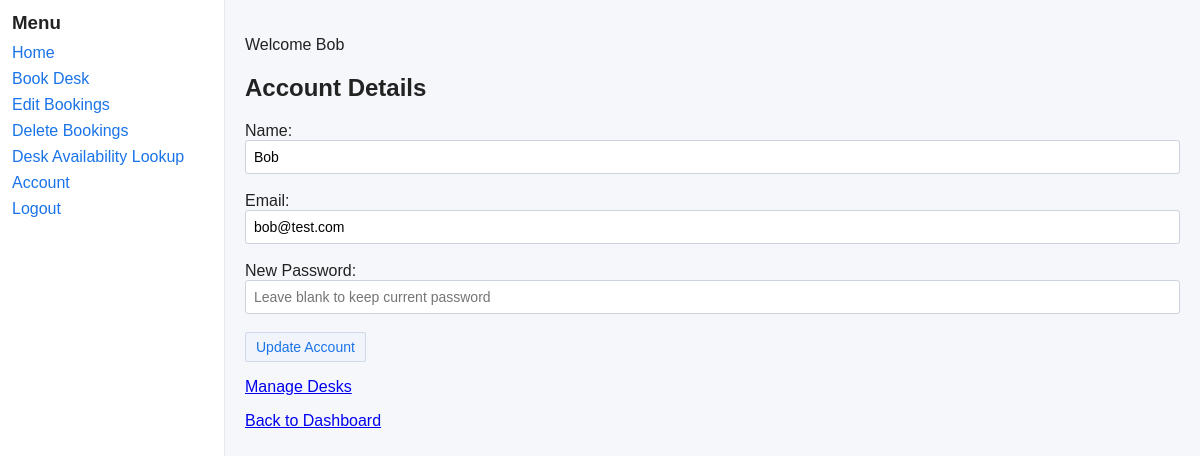
/account (signed in), run on the app's committed database.
### src/DeskBooker/models.py (models this page shows, shortened)
class User(db.Model):
    __tablename__ = 'users'
    id = db.Column(db.Integer, primary_key=True)
    name = db.Column(db.String(100), nullable=False)
    email = db.Column(db.String(120), unique=True, nullable=False)
    password = db.Column(db.String(255), nullable=False)
    role_id = db.Column(db.Integer, db.ForeignKey('roles.id'), nullable=False)
    role = db.relationship('Role')
    bookings = db.relationship('Booking', backref='user', lazy=True)
    __table_args__ = (
        CheckConstraint("instr(email, '@') > 1", name='ck_user_email_at'),
        CheckConstraint('length(name) > 0 AND length(name) <= 100', name='ck_user_name_len'),
        CheckConstraint('length(email) <= 120', name='ck_user_email_len'),
    )

### src/DeskBooker/main.py (the view, shortened to what this page needs)
    @app.route('/account', methods=['GET', 'POST'])
    @login_required
    def account():
        user_id = session['user_id']
        role_id = session['role_id']
        user = UserRepo.get_by_id(user_id)
        return render_template('account.html', user={'id': user.id, 'name': user.name, 'email': user.email}, role_id=role_id)

### src/DeskBooker/repositories.py (called while the page is built)
    @staticmethod
    def get_by_id(user_id: int) -> Optional[User]:
        return User.query.get(user_id)

### src/DeskBooker/templates/account.html (shortened to what this page needs)
{% extends "base.html" %}
{% block content %}
<h2>Account Details</h2>
<form method="POST" action="{{ url_for('account') }}" onsubmit="return validateAccountForm()">
    <label>Name:</label><br>
    <input type="text" name="name" value="{{ user['name'] }}" required minlength="1" maxlength="100" id="account_name"><br><br>
    <label>Email:</label><br>
    <input type="email" name="email" value="{{ user['email'] }}" required minlength="5" maxlength="120" id="account_email"><br><br>
    <label>New Password:</label><br>
    <input type="password" name="password" placeholder="Leave blank to keep current password" minlength="6" maxlength="255" id="account_password"><br><br>
    <button type="submit">Update Account</button>
</form>
{% if session.get('role_id') != 1 %}
<p><a href="{{ url_for('manage_desks') }}">Manage Desks</a></p>
{% endif %}
<a href="{{ url_for('dashboard') }}">Back to Dashboard</a>
{% endblock %}

### src/DeskBooker/templates/base.html (shortened to what this page needs)
<!DOCTYPE html>
<html>
<head>
    <link rel="stylesheet" href="{{ url_for('static', filename='css/styles.css') }}">
</head>
<body>
    <div class="container">
        <div class="sidebar">
            <h3>Menu</h3>
            <ul>
                <li><a href="{{ url_for('dashboard') }}">Home</a></li>
                <li><a href="{{ url_for('book_desk') }}">Book Desk</a></li>
                <li><a href="{{ url_for('edit_bookings') }}">Edit Bookings</a></li>
                <li><a href="{{ url_for('delete_bookings') }}">Delete Bookings</a></li>
                <li><a href="{{ url_for('lookup_bookings') }}">Desk Availability Lookup</a></li>
                <li><a href="{{ url_for('account') }}">Account</a></li>
                <li><a href="{{ url_for('logout') }}">Logout</a></li>
            </ul>
        </div>
        <div class="content">
            {% if session.get('user_name') %}
                <p>Welcome {{ session['user_name'] }}
                </p>
            {% endif %}
            {% block content %}
            {% endblock %}
        </div>
    </div>
</body>
</html>

### src/DeskBooker/static/css/styles.css (style rules this page uses)
body { font-family: Arial, Helvetica, sans-serif; background: #f5f7fa; color: #222; margin: 0; }
.container { display: flex; min-height: 100vh; }
.sidebar { width: 200px; padding: 12px; background: #ffffff; border-right: 1px solid #e6e9ee; }
.sidebar h3 { margin: 0 0 10px 0; }
.sidebar ul { list-style: none; padding: 0; margin: 0; }
.sidebar li { margin: 8px 0; }
.sidebar a { color: #1a73e8; text-decoration: none; }
.content { flex: 1; padding: 20px; background: transparent; }
input[type="text"], input[type="email"], input[type="password"], input[type="number"], input[type="datetime-local"], select, textarea { padding: 8px; border: 1px solid #ccd3db; border-radius: 3px; font-size: 14px; width: 100%; box-sizing: border-box; }
label { display: inline-block; }
button { background: #f1f5fb; color: #1a73e8; border: 1px solid #d0d9ea; padding: 6px 10px; border-radius: 2px; cursor: pointer; font-size: 14px; }

### data on the page
User: user_name "Bob", name "Bob", email "bob@test.com"
